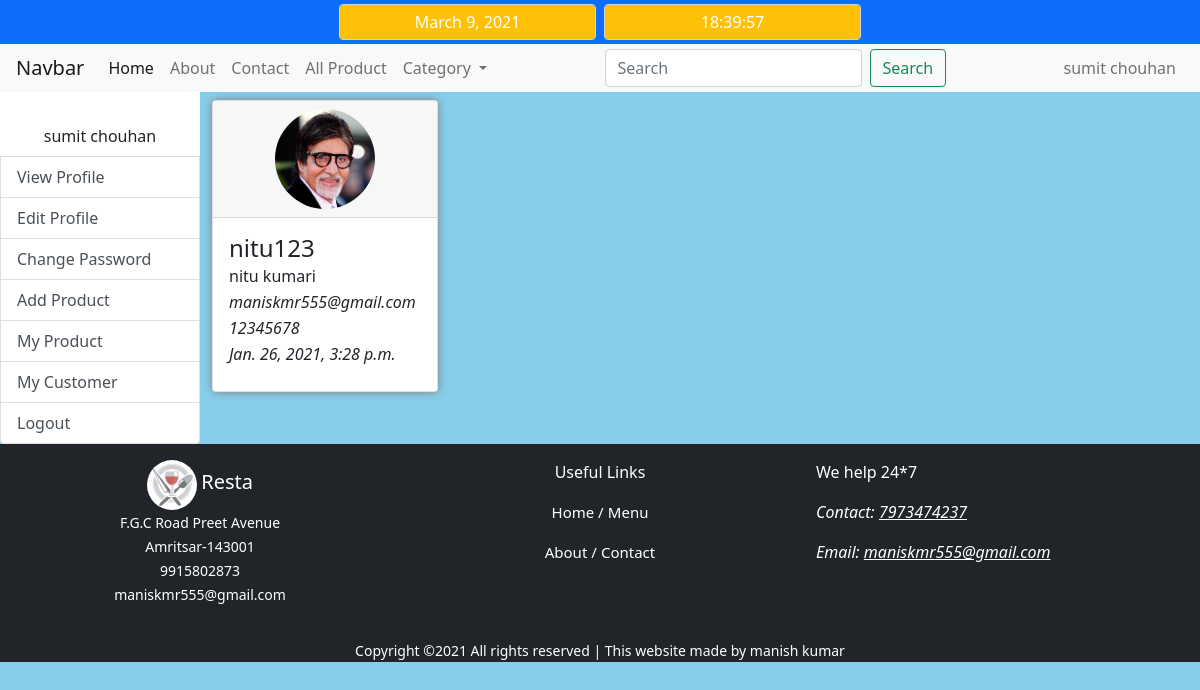
Page /my_customer (signed in) on the committed database.
### myapp/models.py (models this page shows, shortened)
class Register(models.Model):
    user = models.OneToOneField(User,on_delete=models.CASCADE)
    profile_pic = models.ImageField(upload_to="profile_pic/%Y/%m/%d",null=True,blank=True)
    contact_number = models.IntegerField()
    gender = models.CharField(max_length=250)
    address = models.TextField()
    added_on = models.DateTimeField(auto_now_add=True)
    updated_on = models.DateTimeField(auto_now=True)

### myapp/views.py (the view)
# urls.py: path('my_customer',views.my_customer,name="my_customer"),
@login_required
def my_customer(request):
    context={}
    today_date = date.today()
    curr_time = time.strftime("%H:%M:%S")
    context["date"]=today_date
    context["time"]=curr_time
    pic = Register.objects.get(user__id = request.user.id)
    context["register_data"]=pic
    product = cart.objects.filter(product__seller_name=request.user.id,status=True)
    customer = []
    ids = []
    for i in product:
        us={
            "username":i.user.username,
            "first_name":i.user.first_name,
            "last_name":i.user.last_name,
            "email":i.user.email,
        }
        check = Register.objects.filter(user__id=i.user.id)
        if(len(check)>0):
            prf = get_object_or_404(Register,user__id=i.user.id)
            us["profile_pic"]=prf.profile_pic
            us["contact_number"]=prf.contact_number
            us["join_date"]=prf.added_on
        ids.append(i.user.id)
        count = ids.count(i.user.id)
        if count<2:
            customer.append(us)
    context["customer"]=customer
    return render(request,"my_customer.html",context)

### template/my_customer.html (shortened to what this page needs)
{% extends 'cust_dashboard.html' %}
{% load static %}
{% block dashboard %}
<div class="row">
    {% for i in customer %}
    <div class="col-md-3 my-2">
        <div class="card h">
            <div class="card-header text-center">
                {% if register_data.profile_pic %}
                <img src="/media/{{i.profile_pic}}" alt="" height="100" style="border-radius: 50%;" width="100px">
                {% else %}
                <img src="{% static 'Images/user.jpg' %}" alt="" height="100" style="border-radius: 50%;">
                {% endif %}
            </div>
            <div class="card-body m">
                <h4>{{i.username}}</h4>
                <p>{{i.first_name}} {{i.last_name}}</p>
                <p><em>{{i.email}}</em></p>
                <p><em>{{i.contact_number}}</em></p>
                <p><em>{{i.join_date}}</em></p>
            </div>
        </div>
    </div>
    {% endfor %}
</div>
{% endblock %}

### template/cust_dashboard.html (shortened to what this page needs)
{% extends 'base.html' %}
{% load static %}
{% block myblock %}
<div class="container-fluid">
    <div class="row">
        <div class="col-md-2 p-0">
            <div class="list-group">
                <div class="text-center bg-white p-2">
                    <p style="margin-bottom:0px;">{{register_data.user.first_name}} {{register_data.user.last_name}}</p>
                </div>
                <a href="{% url 'cust_view' %}" class="list-group-item list-group-item-action manish">View Profile</a>
                <a href="{% url 'edit_profile' %}" class="list-group-item list-group-item-action manish">Edit Profile</a>
                <a href="{% url 'change_password' %}" class="list-group-item list-group-item-action manish">Change Password</a>
                {% if user.is_staff %}
                <a href="{% url 'add_product_view' %}" class="list-group-item list-group-item-action manish">Add Product</a>
                <a href="{% url 'my_product' %}" class="list-group-item list-group-item-action manish">My Product</a>
                <a href="{% url 'my_customer' %}" class="list-group-item list-group-item-action manish">My Customer</a>
                {% endif %}
                <a href="{% url 'logout' %}" class="list-group-item list-group-item-action manish">Logout</a>
            </div>
        </div>
        <div class="col-md-10">
            {% block dashboard %}
            {% endblock %}
        </div>
    </div>
</div>
{% endblock %}

### template/include/navbar.html (shortened to what this page needs)
<nav class="navbar sticky-top navbar-expand-lg navbar-light bg-light p-1">
    <div class="container-fluid">
        <a class="navbar-brand" href="#">Navbar</a>
        <div class="collapse navbar-collapse" id="navbarSupportedContent">
            <ul class="navbar-nav me-auto mb-2 mb-lg-0">
                <li class="nav-item">
                    <a class="nav-link active" aria-current="page" href="{% url 'home' %}">Home</a>
                </li>
                <li class="nav-item">
                    <a class="nav-link" href="{% url 'about' %}">About</a>
                </li>
                <li class="nav-item">
                    <a class="nav-link" href="{% url 'contact' %}">Contact</a>
                </li>
                <li class="nav-item">
                    <a class="nav-link" href="{% url 'all_product' %}">All Product</a>
                </li>
                <li class="nav-item dropdown">
                    <a class="nav-link dropdown-toggle" href="#" id="navbarDropdown" role="button"
                        data-bs-toggle="dropdown" aria-expanded="false">
                        Category
                    </a>
                </li>
            </ul>
            <ul class="navbar-nav me-auto mb-2 mb-lg-0">
                <form class="d-flex" action="{% url 'all_product' %}">
                    <input class="form-control me-2" type="search" placeholder="Search" aria-label="Search" name="qry">
                    <button class="btn btn-outline-success" type="submit">Search</button>
                </form>
            </ul>
            <ul class="navbar-nav mr-auto mb-2 mb-lg-0">
                {% if user.is_authenticated %}
                <li class="nav-item">
                    <a class="nav-link" href="{% url 'cust_dashboard' %}">{{user.get_full_name}}</a>
                </li>
                {% else %}
                <li class="nav-item">
                    <a class="nav-link" href="{% url 'login' %}">Login/Register</a>
                </li>
                {% endif %}
            </ul>
        </div>
    </div>
</nav>

### template/base.html (style rules this page uses)
body { background-color: skyblue; }

### template/my_customer.html (style rules this page uses)
.m { line-height: 10px; }
.h { box-shadow: 0px 0px 10px gray; }

### rows in the picture
Register: user.first_name "sumit", user.last_name "chouhan"
Register: profile_pic (picture), join_date "Jan. 26, 2021, 3:28 p.m."

### other values in the picture
{{ user.get_full_name }} "sumit chouhan"
{{ i.username }} "nitu123"
{{ i.first_name }} "nitu"
{{ i.last_name }} "kumari"
{{ i.email }} "maniskmr555@gmail.com"
{{ i.contact_number }} "12345678"
